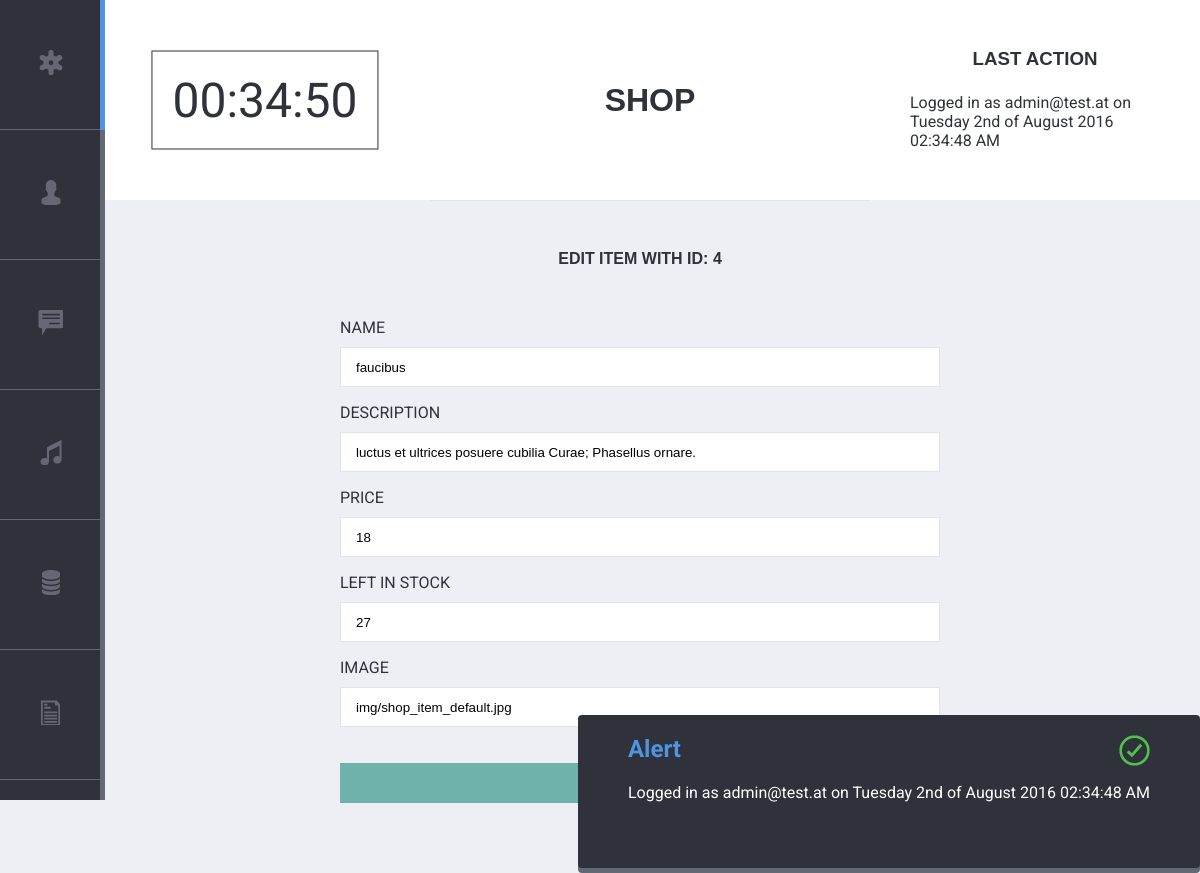
The app's page /index.php?site=shop&action=edit&id=4 (signed in) with its own data.
### tables this page shows
CREATE TABLE `product` (
  `id` int(11) NOT NULL,
  `name` varchar(255) NOT NULL,
  `description` varchar(255) NOT NULL,
  `price` int(11) NOT NULL,
  `variation_id` int(11) DEFAULT NULL,
  `in_stock` int(255) NOT NULL,
  `img` varchar(255) NOT NULL
);

### functions/shop.php (called while the page is built, shortened)
<?php
function get_item($id) {
  global $link;
  $sql = "SELECT * FROM product WHERE id = '$id'";
  $result = mysqli_query($link, $sql);
  return mysqli_fetch_assoc($result);
}
?>

### views/item_edit_form.php (the view, shortened to what this page needs)
<?php if($_GET['action'] == "edit"): ?>
<h4>Edit Item with ID: <?php echo $id ?></h4>
<form method="post" action="<?php echo $form_action; ?>" class="user_edit_form" novalidate>
  	<p>
      <label for="name" >Name</label>
      <input type="text" name="name" id="name" placeholder="Name" class="main_input" value="<?php echo $item["name"]; ?>">
    </p>
  	<p>
      <label for="description">Description</label>
      <input type="text" name="description" id="description" placeholder="Description" class="main_input" value="<?php echo $item["description"]; ?>">
    </p>
  	<p>
      <label for="price">Price</label>
      <input type="text" name="price" id="price" placeholder="Price" class="main_input" value="<?php echo $item["price"]; ?>">
    </p>
  	<p>
      <label for="in_stock">Left in stock</label>
      <input type="text" name="in_stock" id="in_stock" placeholder="In stock" class="main_input" value="<?php echo $item["in_stock"]; ?>">
    </p>
  	<p>
      <label for="img">Image</label>
      <input type="text" name="img" id="img" placeholder="Image Path" class="main_input" value="<?php echo $item["img"]; ?>">
    </p>
  	<p>
     <button type="submit" class="main_btn" >Update</button>
    </p>
</form>
<?php endif; ?>

### css/main.css (style rules this page uses)
* { -webkit-box-sizing: border-box; -moz-box-sizing: border-box; -ms-box-sizing: border-box; box-sizing: border-box; }
body { background-color: #EDEFF5; color: #2F323A; font-family: 'Roboto', sans-serif; font-style: normal; font-weight: 400; }
h1, h3, h4 { text-align: center; font-family: Tahoma, Arial, sans-serif; text-transform: uppercase; margin: 30px 0; }
.user_edit_form, .music_edit_form { width: 50vw; margin: 50px auto; text-transform: uppercase; }
.main_input { width: 100%; height:40px; border:1px solid #E2E4EA; box-sizing:border-box; margin-top:10px; padding:0px 15px; }
.main_btn { width: 100%; height:40px; background-color:#6fb2ab; border:none; margin-top:20px; text-transform: uppercase; font-weight: bold; }

### records on screen
product: name "faucibus", description "luctus et ultrices posuere cubilia Curae; Phasellus ornare.", price "18", in_stock "27", img "img/shop_item_default.jpg"

### other values on screen
$site "SHOP"
$_SESSION["flash"] "Logged in as admin@test.at on Tuesday 2nd of August 2016 02:34:48 AM"
$id "4"
